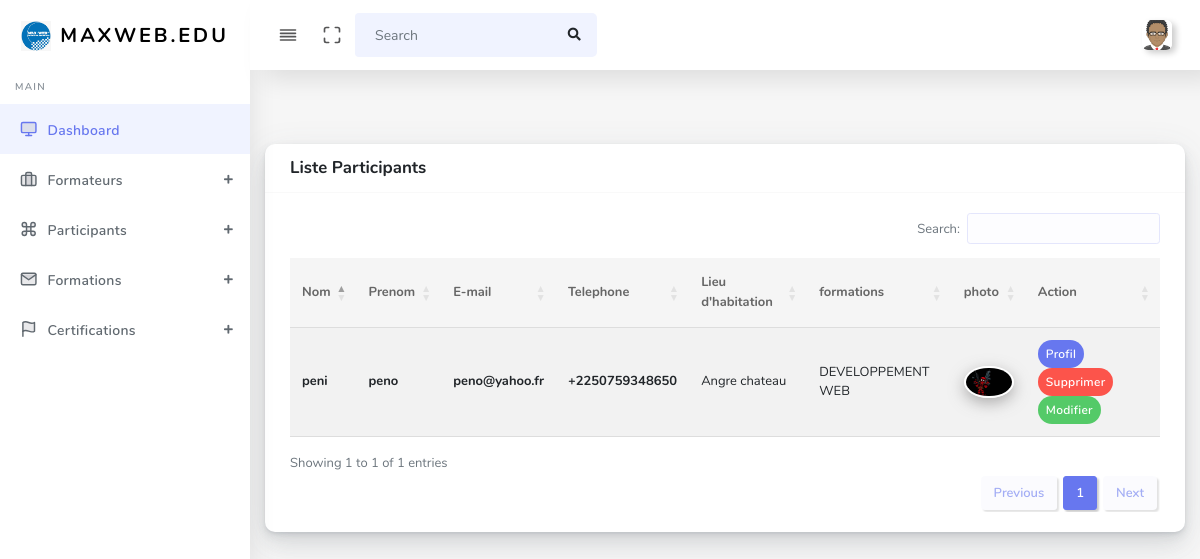
/participantsListe.php, run on the app's committed database.
### tables this page shows
CREATE TABLE `participants` (
  `id_participants` int(11) NOT NULL,
  `nom_participants` varchar(80) NOT NULL,
  `prenom_participants` varchar(80) NOT NULL,
  `email_participants` varchar(80) NOT NULL,
  `tel_participants` varchar(80) NOT NULL,
  `lieux_habitations` varchar(255) NOT NULL,
  `photo_participants` varchar(255) NOT NULL,
  `types_formations` varchar(255) NOT NULL
);

### participantsListe.php (the view, shortened to what this page needs)
<!DOCTYPE html>
<html lang="en">
<link rel="stylesheet" href="https://cdnjs.cloudflare.com/ajax/libs/twitter-bootstrap/4.1.1/css/bootstrap.css">
  <link rel="stylesheet" href="https://cdn.datatables.net/1.10.19/css/dataTables.bootstrap4.min.css">
  <link rel="stylesheet" href="https://cdn.datatables.net/buttons/1.5.2/css/buttons.bootstrap4.min.css">
  <link rel="stylesheet" href="https://cdn.datatables.net/responsive/2.2.3/css/responsive.bootstrap4.min.css">
<head>
  <link rel="stylesheet" href="assets/css/app.min.css">
  <link rel="stylesheet" href="assets/css/style.css">
  <link rel="stylesheet" href="assets/css/components.css">
  <link rel="stylesheet" href="assets/css/custom.css">
</head>
<body>
  <div id="app">
    <div class="main-wrapper main-wrapper-1">
      <div class="navbar-bg"></div>
      <?php include ("includes/nav.php"); ?>
      <div class="main-sidebar sidebar-style-2">
      <?php include ("includes/sideBar.php"); ?>
      </div>
      <div class="main-content">
            <section class="section">
              <div class="section-body">
                <div class="row">
                  <div class="col-20 col-md-20 col-lg-20">
                    <?php
                    $query = $conn->query("SELECT * FROM participants ORDER BY id_participants DESC");
                    $rows = $query->fetchAll();
                   ?>
                    <div class="card">
                      <div class="card-header">
                        <h4>Liste Participants</h4>
                      </div>
                      <div class="card-body">
                      <div class="table-responsive">
                      <table id="example" class="table table-striped table-m">
                              <thead>
                                <tr>
                                  <th>Nom</th>
                                  <th>Prenom</th>
                                  <th>E-mail</th>
                                  <th>Telephone</th>
                                  <th>Lieu d'habitation</th>
                                  <th>formations</th>
                                  <th>photo</th>
                                  <th>Action</th>
                                </tr>
                              </thead>
                              <tbody>
                                <?php
                                if ($rows) {
                                foreach($rows as $value) {
                               ?>
                                <tr>
                                  <th><?php echo $value["nom_participants"]; ?></th>
                                  <th><?php echo $value["prenom_participants"]; ?></th>
                                  <th><?php echo $value["email_participants"]; ?></th>
                                  <th><?php echo $value["tel_participants"]; ?></th>
                                  <td><?php echo $value["lieux_habitations"]; ?></td>
                                  <td><?php echo $value["types_formations"]; ?></td>
                                  <td><img src='uploads/<?php echo $value["photo_participants"]; ?>' width="50" class="rounded-circle"></td>
                                  <td>
                                  <a href="detailsP.php?details=<?php echo $value["id_participants"]; ?>" class="badge badge-primary p-2">Profil</a>
                                  <a href="actionP.php?id=<?php echo $value["id_participants"]; ?>" class="badge badge-danger p-2" onclick="return confirm('Voulez vous vraiment supprimer?');">Supprimer</a>
                                  <a href="participantsInsert.php?edit=<?php echo $value["id_participants"]; ?>"class="badge badge-success p-2">Modifier</a>
                                  </td>
                                </tr>
                              <?php   }
                            }
                            ?>
                            </tbody>
                          </table>
    </div>
  </body>
  </html>

### data on the page
participants: nom_participants "peni", prenom_participants "peno", email_participants "peno@yahoo.fr", tel_participants "+2250759348650", lieux_habitations "Angre chateau", types_formations "DEVELOPPEMENT WEB", photo_participants (picture)
